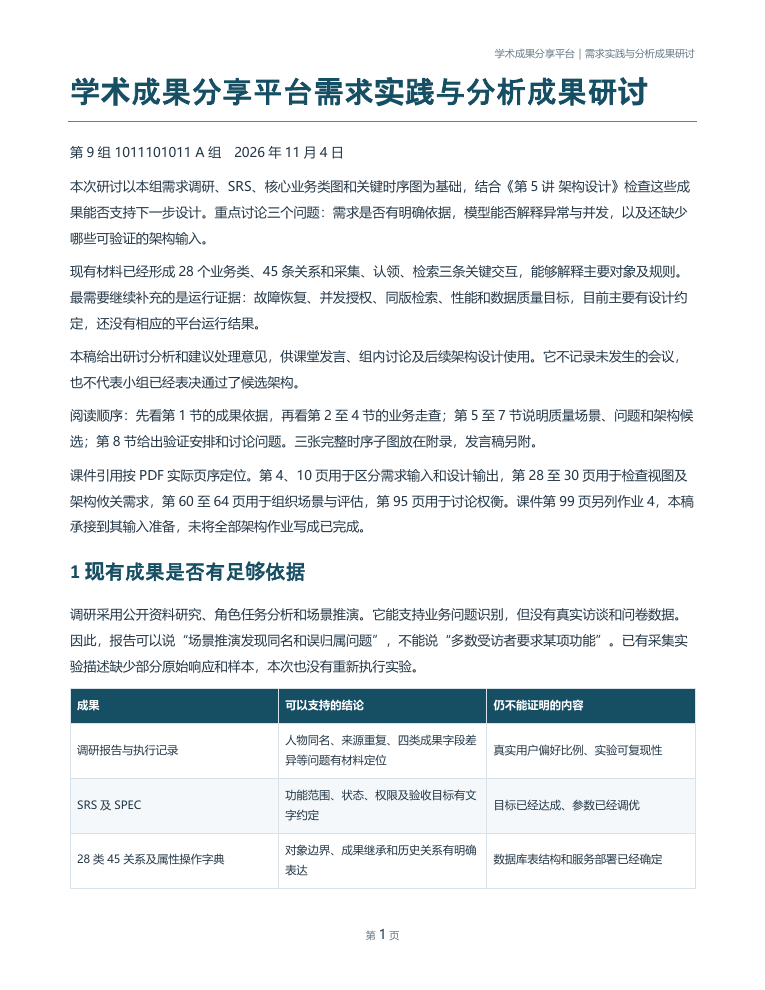
#> input picture .report-build/seminar/page-new-01.png, 765 x 990 px; its folder holds only this picture in this run
$ python contact_new.py
#> lines starting #> are read from the running program, lines starting #| are printed output that depends on the picture
from pathlib import Path
from PIL import Image, ImageDraw
p=Path('.report-build/seminar'); fs=sorted(p.glob('page-new-*.png'))
ts=[]
for f in fs:
    im=Image.open(f).convert('RGB'); im.thumbnail((306,396))
#> further down, im is the input picture: PIL image 765x990 RGB; mean R, G, B 234.8, 238.1, 239.8
#> after `im.thumbnail((306, 396))`:
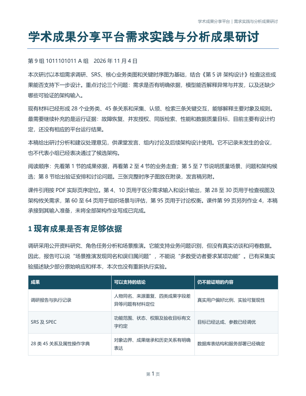
#> im: PIL image 306x396 RGB; mean R, G, B 234.5, 237.8, 239.6
    c=Image.new('RGB',(320,424),'white'); c.paste(im,((320-im.width)//2,10)); ImageDraw.Draw(c).text((8,402),f.stem,fill='black'); ts.append(c)
#> after `c = Image.new('RGB', (320, 424), 'white')`: c: PIL image 320x424 RGB; every value is 255
#> after `c.paste(im, ((320 - im.width) // 2, 10))`:
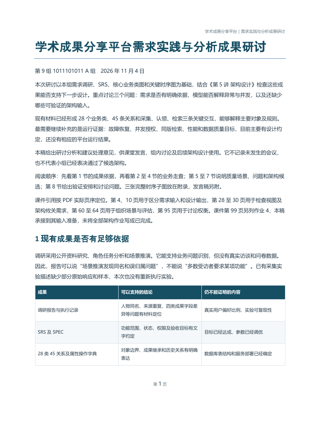
#> c: PIL image 320x424 RGB; mean R, G, B 236.7, 239.7, 241.2
for batchno,start in enumerate(range(0,len(ts),9),1):
    sh=Image.new('RGB',(960,1272),(220,225,230))
    for j,x in enumerate(ts[start:start+9]): sh.paste(x,((j%3)*320,(j//3)*424))
    sh.save(p/f'contact-new-{batchno}.png')
#> this loop made 1 pass
#> (batchno, start) on pass 1: (1, 0)
#> pass 1, `sh=Image.new('RGB',(960,1272),(220,225,230))`:
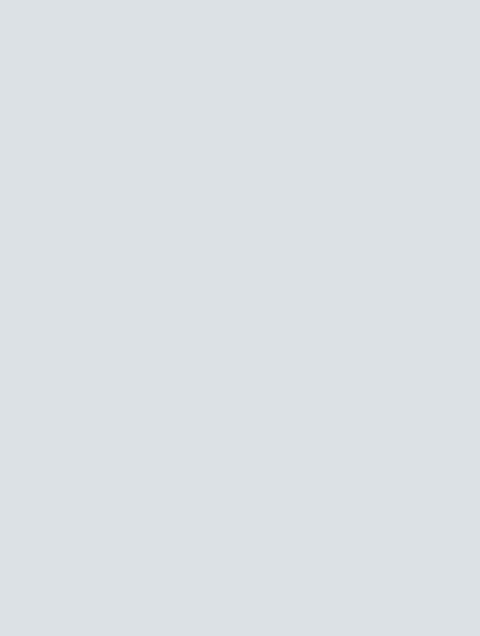
#> sh: PIL image 960x1272 RGB (shown at 1/2 size); mean R, G, B 220, 225, 230
#> pass 1, `sh.save(p/f'contact-new-{batchno}.png')`:
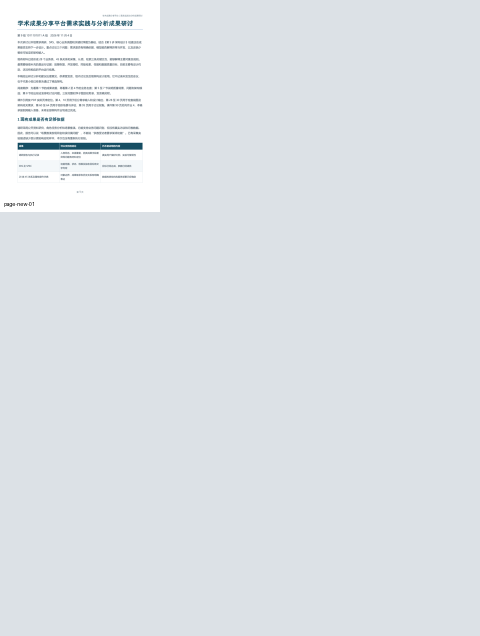
#> saved as contact-new-1.png: PIL image 960x1272 RGB (shown at 1/2 size); mean R, G, B 221.8, 226.6, 231.2

$ run again, on .report-build/seminar/page-new-05.png
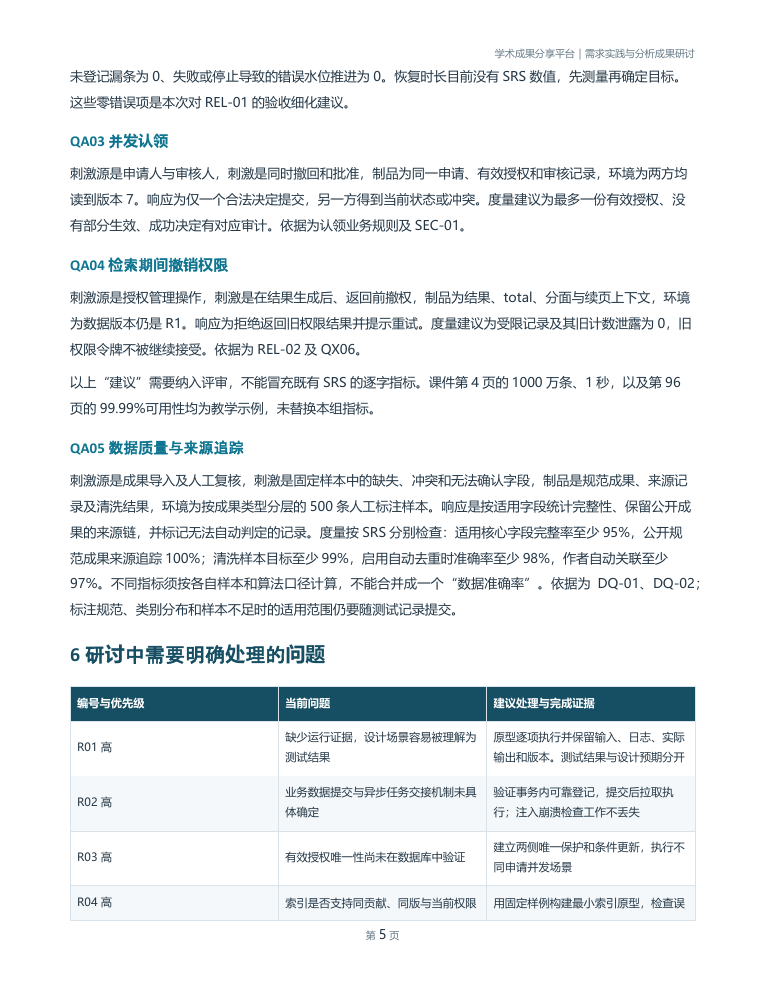
#> input picture .report-build/seminar/page-new-05.png, 765 x 990 px
#> im is the input picture: PIL image 765x990 RGB; mean R, G, B 235, 238.3, 240
#> im: PIL image 306x396 RGB
#> c: PIL image 320x424 RGB; every value is 255
#> `c.paste(im, ((320 - im.width) // 2, 10))`:
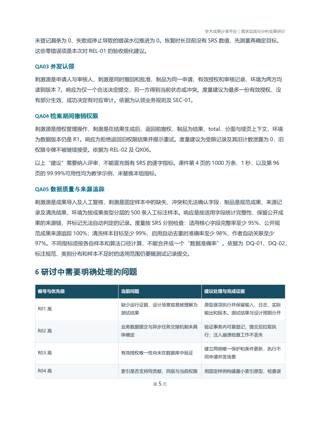
#> c: PIL image 320x424 RGB; mean R, G, B 236.9, 239.9, 241.4
#> the loop `for batchno,start in enumerate(range(0,len(ts),9),1):` made 1 pass
#> (batchno, start) on pass 1: (1, 0)
#> pass 1, `sh.save(p/f'contact-new-{batchno}.png')`:
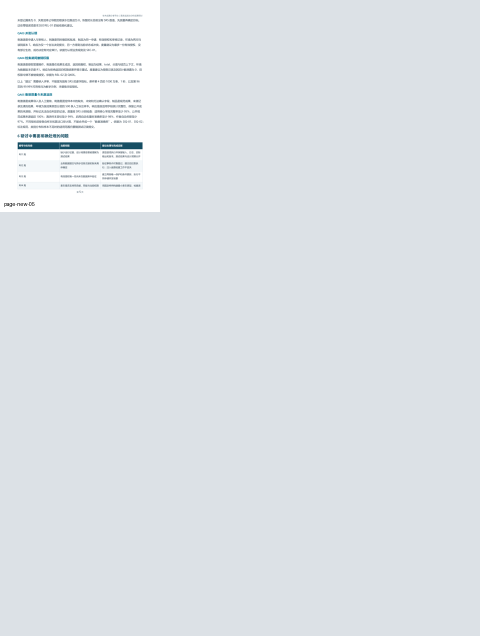
#> saved as contact-new-1.png: PIL image 960x1272 RGB (shown at 1/2 size); mean R, G, B 221.8, 226.6, 231.2

$ run again, on .report-build/seminar/page-new-06.png
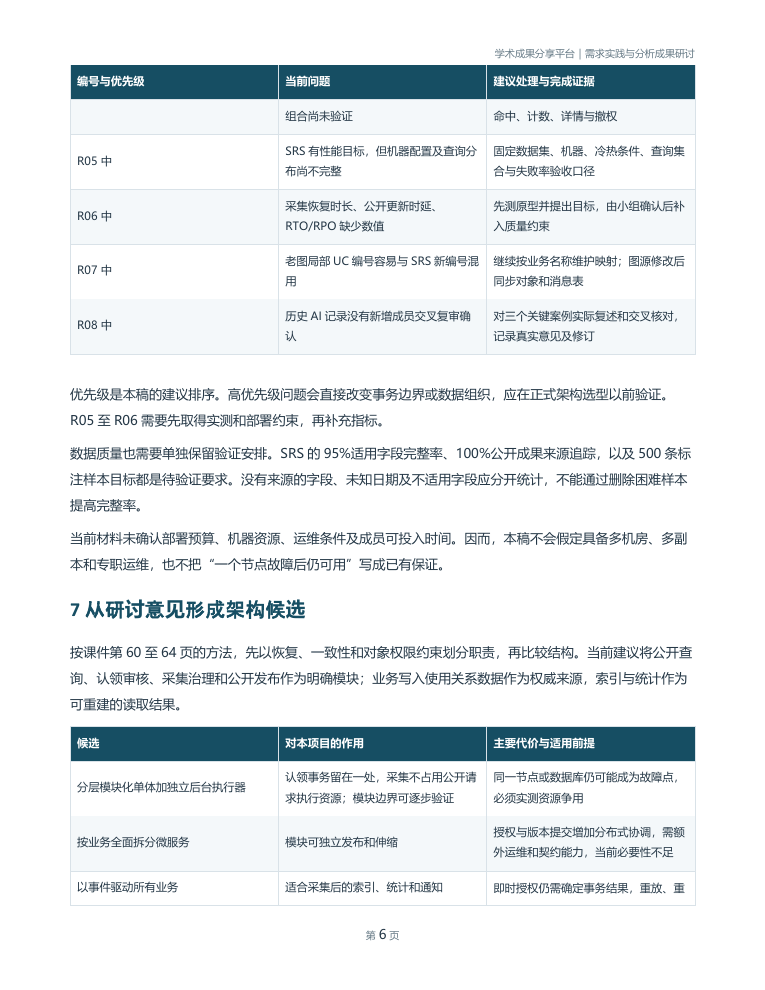
#> input picture .report-build/seminar/page-new-06.png, 765 x 990 px
#> im is the input picture: PIL image 765x990 RGB; mean R, G, B 230.7, 235.3, 237.5
#> im: PIL image 306x396 RGB
#> c: PIL image 320x424 RGB; every value is 255
#> `c.paste(im, ((320 - im.width) // 2, 10))`:
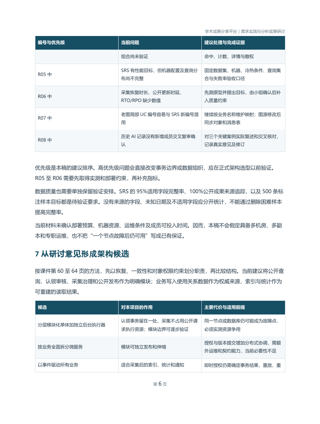
#> c: PIL image 320x424 RGB; mean R, G, B 233.1, 237.3, 239.2
#> the loop `for batchno,start in enumerate(range(0,len(ts),9),1):` made 1 pass
#> (batchno, start) on pass 1: (1, 0)
#> pass 1, `sh.save(p/f'contact-new-{batchno}.png')`:
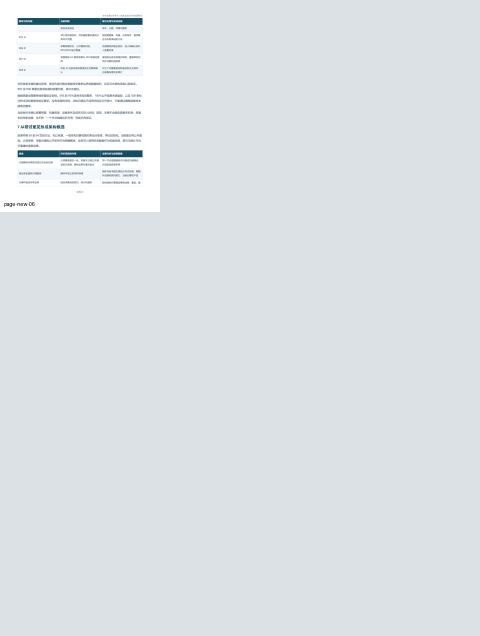
#> saved as contact-new-1.png: PIL image 960x1272 RGB (shown at 1/2 size); mean R, G, B 221.4, 226.3, 231

$ run again, on .report-build/seminar/page-new-07.png
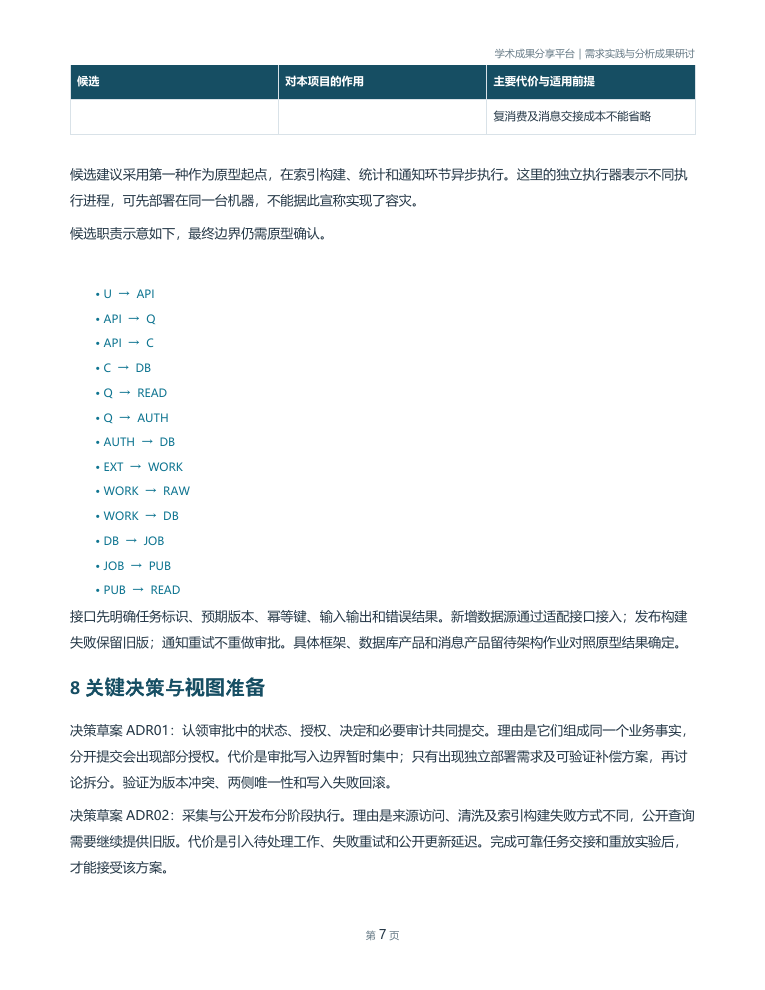
#> input picture .report-build/seminar/page-new-07.png, 765 x 990 px
#> im is the input picture: PIL image 765x990 RGB; mean R, G, B 241.4, 243.8, 244.9
#> im: PIL image 306x396 RGB
#> c: PIL image 320x424 RGB; every value is 255
#> `c.paste(im, ((320 - im.width) // 2, 10))`:
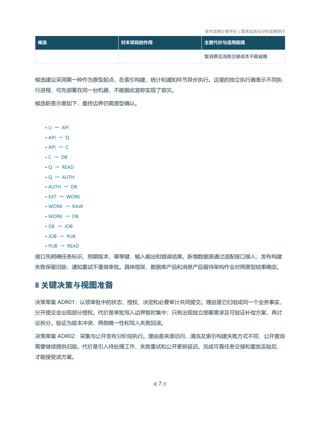
#> c: PIL image 320x424 RGB; mean R, G, B 242.7, 244.9, 245.9
#> the loop `for batchno,start in enumerate(range(0,len(ts),9),1):` made 1 pass
#> (batchno, start) on pass 1: (1, 0)
#> pass 1, `sh.save(p/f'contact-new-{batchno}.png')`:
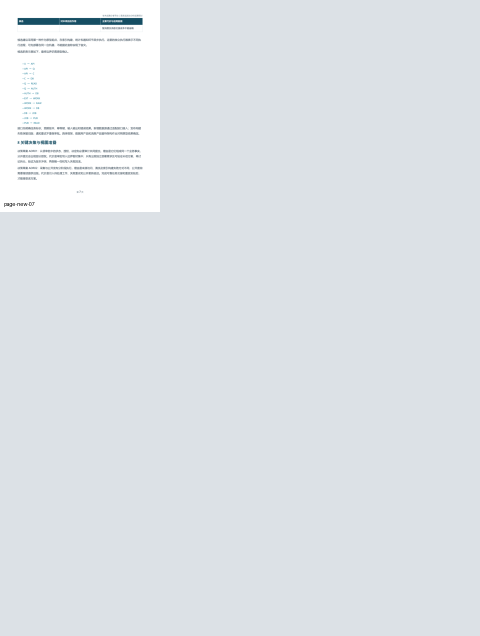
#> saved as contact-new-1.png: PIL image 960x1272 RGB (shown at 1/2 size); mean R, G, B 222.5, 227.2, 231.7

$ run again, on .report-build/seminar/page-new-02.png
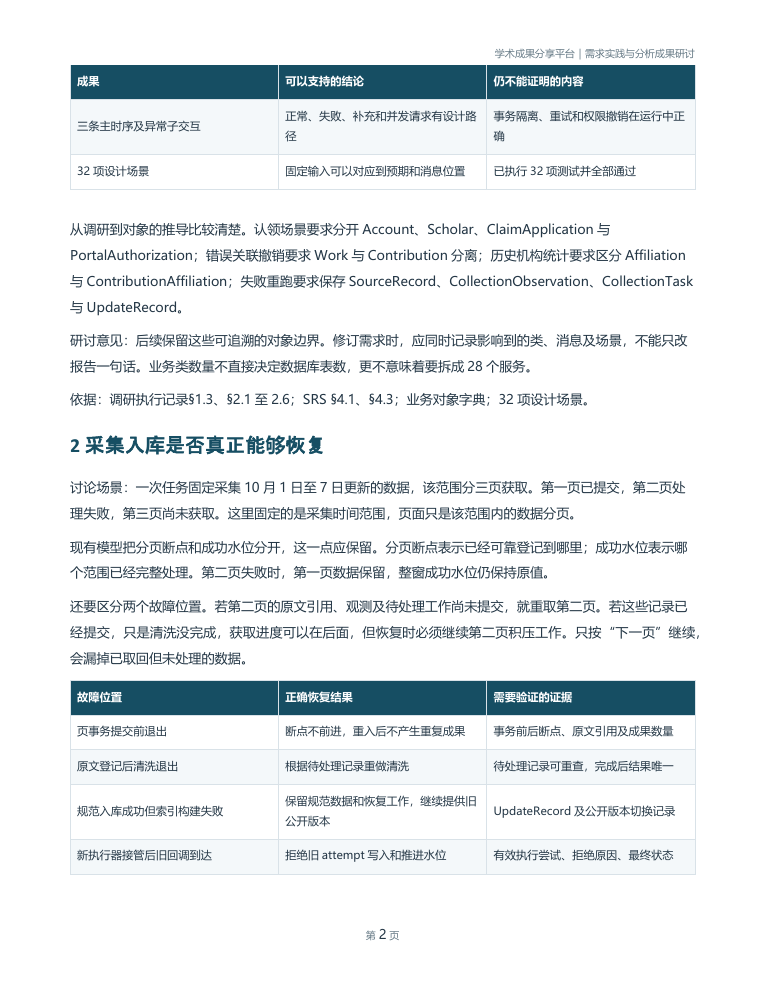
#> input picture .report-build/seminar/page-new-02.png, 765 x 990 px
#> im is the input picture: PIL image 765x990 RGB; mean R, G, B 230.3, 234.8, 236.9
#> im: PIL image 306x396 RGB
#> c: PIL image 320x424 RGB; every value is 255
#> the loop `for batchno,start in enumerate(range(0,len(ts),9),1):` made 1 pass
#> (batchno, start) on pass 1: (1, 0)
#> pass 1, `sh.save(p/f'contact-new-{batchno}.png')`:
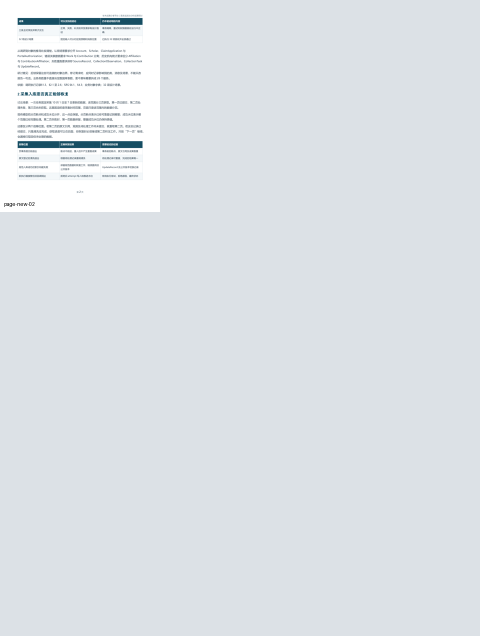
#> saved as contact-new-1.png: PIL image 960x1272 RGB (shown at 1/2 size); mean R, G, B 221.4, 226.3, 230.9
